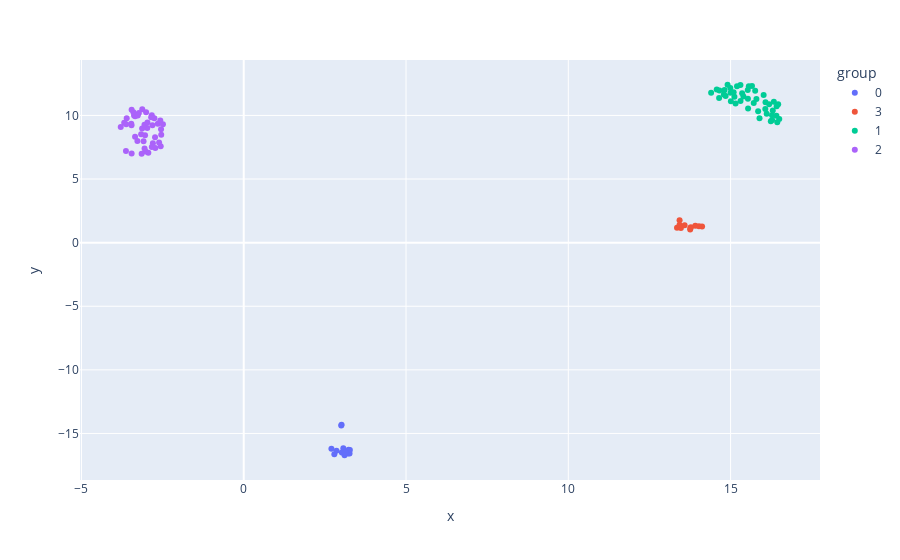

Notebook code cell kept with this figure:
### Markdown cell above
### UMAP supervised

### Code cell
embedding = umap.UMAP(random_state=308605378).fit_transform(aut_queries_df, y = labels)

x_umap = embedding[:,0]
y_umap = embedding[:,1]

df_umap = pd.DataFrame({
    "x": x_umap, 
    "y": y_umap, 
    "group": [str(values) for values in labels], 
    "author_name":author_names
})

fig = (
    px
    .scatter(df_umap, x='x', y='y', color='group',  hover_name="author_name")
)
fig.show()

### Figure 1 — Plotly figure (JSON) as saved in the notebook; plotly's stock layout.template omitted (floating-point values rounded to 4 significant figures)
{"data": [{"hovertemplate": "<b>%{hovertext}</b><br><br>group=0<br>x=%{x}<br>y=%{y}<extra></extra>", "hovertext": ["ADNPolitico", "ActualidadRT", "Adela_Micha", "AnaPOrdorica", "AristeguiOnline", "AztecaNoticias", "Canal22", "CanalOnceTV", "CarlosLoret", "CiroGomezL", "DeniseDresserG", "E_Q_", "carlosramirezh"], "legendgroup": "0", "marker": {"color": "#636efa", "symbol": "circle"}, "mode": "markers", "name": "0", "orientation": "v", "showlegend": true, "type": "scatter", "x": [2.791, 3.211, 3.069, 3.26, 2.701, 3.106, 3.232, 3.27, 3.023, 3.133, 2.859, 3.014, 3.003], "xaxis": "x", "y": [-16.64, -16.57, -16.16, -16.58, -16.2, -16.71, -16.29, -16.31, -16.5, -16.5, -16.35, -14.31, -14.37], "yaxis": "y"}, {"hovertemplate": "<b>%{hovertext}</b><br><br>group=3<br>x=%{x}<br>y=%{y}<extra></extra>", "hovertext": ["Amsalazar", "DiegoEOsorno", "Imagen_Mx", "LeonKrauze", "Pizu", "ahope71", "jorgeramosnews", "jshm00", "macariomx", "nacholozano", "rivapa"], "legendgroup": "3", "marker": {"color": "#EF553B", "symbol": "circle"}, "mode": "markers", "name": "3", "orientation": "v", "showlegend": true, "type": "scatter", "x": [13.43, 14.12, 13.35, 13.47, 13.91, 13.75, 13.78, 13.43, 13.58, 14.02, 13.76], "xaxis": "x", "y": [1.753, 1.266, 1.17, 1.145, 1.331, 1.04, 1.205, 1.392, 1.366, 1.28, 1.153], "yaxis": "y"}, {"hovertemplate": "<b>%{hovertext}</b><br><br>group=1<br>x=%{x}<br>y=%{y}<extra></extra>", "hovertext": ["DeniseMaerker", "EfektoNoticias", "EjeCentral", "ElFinanciero_Mx", "El_Universal_Mx", "EnfoqueNoticias", "Excelsior", "ExpansionMx", "FedericoArreola", "Foro_TV", "JohnMAckerman", "JoseCardenas1", "LaRazon_mx", "LeonardoCurzio", "LuisCardenasMx", "Milenio", "NTelevisa_com", "Notimex", "Pajaropolitico", "PublimetroMX", "Radio_Formula", "Reforma", "Reporte_Indigo", "SinEmbargoMX", "UnoNoticias", "WRADIOMexico", "Yoinfluyo", "alvaro_delgado", "diario24horas", "el_pais", "eleconomista", "elsolde_mexico", "informador", "karlaiberia", "lacronicadehoy", "lajornadaonline", "lasillarota", "lopezdoriga", "mileniotv", "nexosmexico", "puigcarlos", "revistaproceso", "sacroprofano", "sdpnoticias"], "legendgroup": "1", "marker": {"color": "#00cc96", "symbol": "circle"}, "mode": "markers", "name": "1", "orientation": "v", "showlegend": true, "type": "scatter", "x": [15.89, 16.28, 16.5, 15.85, 16.19, 16.44, 16.07, 14.57, 16.41, 16.08, 15.66, 14.91, 14.4, 16.11, 16.28, 14.66, 15.3, 15.71, 15.2, 15.8, 15.15, 15.4, 15.53, 14.81, 15.54, 16.33, 16.3, 15.56, 14.65, 15.31, 16.02, 14.79, 15.36, 15.76, 14.85, 15.12, 15.01, 15.53, 16.24, 16.42, 14.99, 15.0, 16.47, 15.09], "xaxis": "x", "y": [9.787, 9.644, 9.73, 10.34, 10.88, 9.473, 10.51, 12.03, 9.968, 11.03, 12.31, 12.41, 11.78, 10.13, 10.01, 11.97, 12.4, 10.98, 12.3, 11.29, 10.93, 11.49, 12.0, 12.0, 10.55, 11.08, 10.39, 12.3, 11.37, 11.13, 11.6, 11.64, 11.74, 11.95, 11.54, 11.47, 11.11, 11.31, 9.545, 10.73, 12.15, 11.79, 10.89, 11.82], "yaxis": "y"}, {"hovertemplate": "<b>%{hovertext}</b><br><br>group=2<br>x=%{x}<br>y=%{y}<extra></extra>", "hovertext": ["ElHuffPost", "FernandoDworak", "J_Fdz_Menendez", "JavierSolorzano", "MarioBeteta", "NoticiasMVS", "PPmerino", "PabloHiriart", "PaolaRojas", "PedroFerriz", "RicardoAlemanMx", "RoyCampos", "SGarciaSoto", "SalCamarena", "SanjuanaMtz", "SergioSarmiento", "TapiaFernanda", "VILLALVAZO13", "YuririaSierra", "aguilarcamin", "andreslajous", "arturoangel20", "beltrandelrio", "carloselizondom", "dmorenochavez", "epigmenioibarra", "esquivelgerardo", "estarc62", "genarolozano", "hdemauleon", "jairocalixto", "javieraparicio", "jenarovillamil", "jrisco", "julioastillero", "kdartigues", "lydiacachosi", "mariocampos", "maurimm", "panchogarfias", "politicomx", "sergioaguayo", "sopitas", "warkentin"], "legendgroup": "2", "marker": {"color": "#ab63fa", "symbol": "circle"}, "mode": "markers", "name": "2", "orientation": "v", "showlegend": true, "type": "scatter", "x": [-2.939, -3.348, -3.454, -3.629, -3.458, -3.683, -2.733, -2.799, -2.752, -3.04, -3.465, -3.623, -3.231, -3.276, -3.454, -3.378, -2.833, -2.647, -2.548, -2.972, -2.558, -3.789, -2.49, -3.126, -2.832, -3.13, -2.608, -3.346, -2.723, -2.852, -3.024, -3.008, -3.265, -3.145, -3.161, -3.059, -2.812, -2.57, -3.056, -3.606, -3.398, -3.086, -2.967, -2.542], "xaxis": "x", "y": [7.07, 8.33, 7.016, 7.214, 9.221, 9.428, 8.289, 7.818, 9.775, 8.439, 9.338, 9.316, 10.2, 7.984, 10.45, 9.987, 7.523, 9.351, 8.922, 9.019, 7.587, 9.095, 9.313, 10.48, 10.01, 8.971, 7.879, 9.929, 7.435, 9.853, 7.169, 10.24, 10.0, 6.998, 8.521, 9.269, 9.234, 9.599, 7.402, 9.784, 10.26, 7.976, 9.445, 8.489], "yaxis": "y"}], "layout": {"autosize": true, "legend": {"title": {"text": "group"}, "tracegroupgap": 0}, "margin": {"t": 60}, "xaxis": {"anchor": "y", "autorange": true, "domain": [0, 1], "range": [-5.024, 17.73], "title": {"text": "x"}, "type": "linear"}, "yaxis": {"anchor": "x", "autorange": true, "domain": [0, 1], "range": [-18.78, 14.48], "title": {"text": "y"}, "type": "linear"}}}
